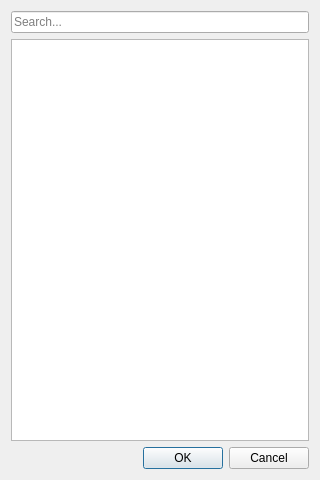
<?xml version="1.0" encoding="UTF-8"?>
<ui version="4.0">
 <class>AppDialog</class>
 <widget class="QDialog" name="AppDialog">
  <property name="geometry">
   <rect>
    <x>0</x>
    <y>0</y>
    <width>320</width>
    <height>480</height>
   </rect>
  </property>
  <property name="windowTitle">
   <string>Choose Application</string>
  </property>
  <layout class="QVBoxLayout" name="verticalLayout">
   <item>
    <widget class="QLineEdit" name="filterEdit">
     <property name="placeholderText">
      <string>Search...</string>
     </property>
     <property name="clearButtonEnabled">
      <bool>true</bool>
     </property>
    </widget>
   </item>
   <item>
    <widget class="QTreeWidget" name="appTree">
     <attribute name="headerVisible">
      <bool>false</bool>
     </attribute>
     <column>
      <property name="text">
       <string>Name</string>
      </property>
     </column>
     <column>
      <property name="text">
       <string>Path</string>
      </property>
     </column>
    </widget>
   </item>
   <item>
    <widget class="QDialogButtonBox" name="buttonBox">
     <property name="orientation">
      <enum>Qt::Horizontal</enum>
     </property>
     <property name="standardButtons">
      <set>QDialogButtonBox::Cancel|QDialogButtonBox::Ok</set>
     </property>
    </widget>
   </item>
  </layout>
 </widget>
 <resources/>
 <connections>
  <connection>
   <sender>buttonBox</sender>
   <signal>accepted()</signal>
   <receiver>AppDialog</receiver>
   <slot>accept()</slot>
   <hints>
    <hint type="sourcelabel">
     <x>248</x>
     <y>254</y>
    </hint>
    <hint type="destinationlabel">
     <x>157</x>
     <y>274</y>
    </hint>
   </hints>
  </connection>
  <connection>
   <sender>buttonBox</sender>
   <signal>rejected()</signal>
   <receiver>AppDialog</receiver>
   <slot>reject()</slot>
   <hints>
    <hint type="sourcelabel">
     <x>316</x>
     <y>260</y>
    </hint>
    <hint type="destinationlabel">
     <x>286</x>
     <y>274</y>
    </hint>
   </hints>
  </connection>
 </connections>
</ui>
